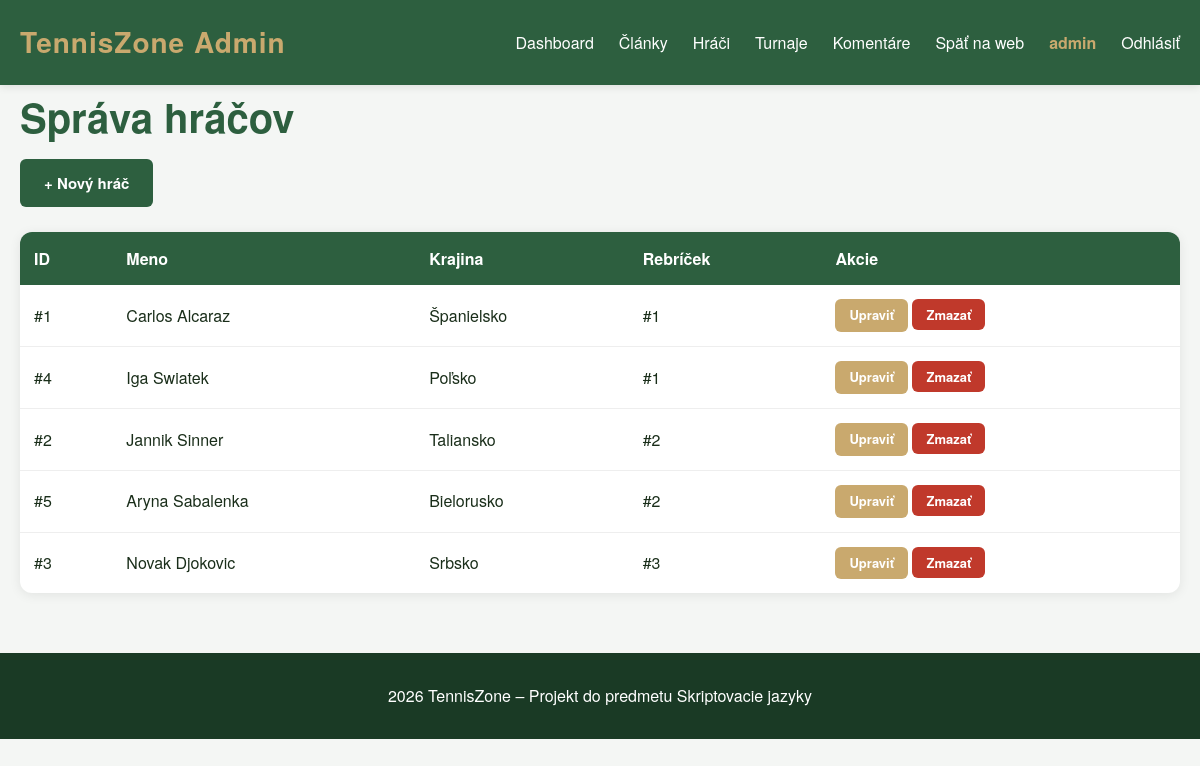
/public/templates/admin-players.php (signed in), run on the app's committed database.
### tables this page shows
CREATE TABLE IF NOT EXISTS players (
    id INT AUTO_INCREMENT PRIMARY KEY,
    name VARCHAR(100) NOT NULL,
    country VARCHAR(50),
    ranking INT,
    birth_date DATE,
    bio TEXT,
    image VARCHAR(255),
    created_at TIMESTAMP DEFAULT CURRENT_TIMESTAMP
);

### app/core/Database.php (called while the page is built)
<?php
class Database {
    private $host = 'localhost';
    private $dbname = 'tenniszone1';
    private $username = 'root';
    private $password = '';
    private PDO $connection;
    public function __construct() {
        try {
            $dsn = "mysql:host={$this->host};dbname={$this->dbname};charset=utf8mb4";
            $this->connection = new PDO($dsn, $this->username, $this->password);
            $this->connection->setAttribute(PDO::ATTR_ERRMODE, PDO::ERRMODE_EXCEPTION);
            $this->connection->setAttribute(PDO::ATTR_DEFAULT_FETCH_MODE, PDO::FETCH_OBJ);
        } catch (PDOException $e) {
            echo "Chyba pripojenia: " . $e->getMessage();
        }
    }
    public function getConnection() {
        return $this->connection;
    }
}

### app/models/Player.php (called while the page is built, shortened)
<?php
require_once __DIR__ . '/../core/Database.php';
class Player {
    private $db;
    public function __construct() {
        $database = new Database();
        $this->db = $database->getConnection();
    }
    public function all() {
        $sql = "SELECT * FROM players ORDER BY ranking ASC";
        $stmt = $this->db->query($sql);
        return $stmt->fetchAll();
    }
}

### public/templates/admin-players.php (the view, shortened to what this page needs)
<?php include __DIR__ . '/partials/header-admin.php'; ?>
<?php
require_once __DIR__ . '/../../app/models/Player.php';
$player = new Player();
$players = $player->all();
?>
<div class="admin-toolbar">
    <h1>Správa hráčov</h1>
    <a href="player-create.php" class="btn btn-add">+ Nový hráč</a>
</div>
<table>
    <thead>
        <tr>
            <th>ID</th>
            <th>Meno</th>
            <th>Krajina</th>
            <th>Rebríček</th>
            <th>Akcie</th>
        </tr>
    </thead>
    <tbody>
        <?php foreach ($players as $p): ?>
            <tr>
                <td>#<?php echo $p->id; ?></td>
                <td><?php echo htmlspecialchars($p->name ?? ''); ?></td>
                <td><?php echo htmlspecialchars($p->country ?? ''); ?></td>
                <td><?php echo $p->ranking ? '#' . $p->ranking : '-'; ?></td>
                <td>
                    <a href="player-edit.php?id=<?php echo $p->id; ?>" class="btn btn-edit">Upraviť</a>
                    <form method="POST" style="display:inline;" onsubmit="return confirm('Naozaj zmazať hráča?')">
                        <button type="submit" class="btn btn-delete">Zmazať</button>
                    </form>
                </td>
            </tr>
        <?php endforeach; ?>
    </tbody>
</table>
<?php include __DIR__ . '/partials/footer.php'; ?>

### public/assets/css/style.css (style rules this page uses)
* { box-sizing: border-box; margin: 0; padding: 0; }
body { font-family: 'Helvetica Neue', Arial, sans-serif; background: #f4f6f4; color: #1a2e1a; line-height: 1.6; }
h1 { font-size: 2.5rem; color: #2d5f3f; margin-bottom: 10px; }
form { background: white; padding: 30px; border-radius: 12px; box-shadow: 0 2px 12px rgba(0,0,0,0.08); max-width: 500px; margin: 30px auto; }
button { background: #2d5f3f; color: white; border: none; padding: 12px 24px; border-radius: 6px; font-size: 15px; font-weight: 600; cursor: pointer; transition: background 0.2s; }
table { width: 100%; border-collapse: collapse; background: white; border-radius: 12px; overflow: hidden; box-shadow: 0 2px 12px rgba(0,0,0,0.08); margin: 25px 0; }
table th { background: #2d5f3f; color: white; padding: 14px; text-align: left; font-weight: 600; }
table td { padding: 14px; border-bottom: 1px solid #eee; }
table tr:last-child td { border-bottom: none; }
table form { background: none; padding: 0; box-shadow: none; margin: 0; display: inline; }
table form button { padding: 6px 12px; font-size: 13px; background: #c0392b; }
.btn { display: inline-block; padding: 10px 20px; border-radius: 6px; font-weight: 600; text-decoration: none; border: none; cursor: pointer; font-size: 14px; transition: all 0.2s; font-family: inherit; }
.btn-add { background: #2d5f3f; color: white; padding: 12px 24px; font-size: 15px; }
.btn-edit { background: #c9a96e; color: white; padding: 6px 14px; font-size: 13px; }
.btn-delete { background: #c0392b; color: white; padding: 6px 14px; font-size: 13px; }

### data on the page
players: id "1", name "Carlos Alcaraz", country "Španielsko", ranking "1"
players: id "4", name "Iga Swiatek", country "Poľsko", ranking "1"
players: id "2", name "Jannik Sinner", country "Taliansko", ranking "2"
players: id "5", name "Aryna Sabalenka", country "Bielorusko", ranking "2"
players: id "3", name "Novak Djokovic", country "Srbsko", ranking "3"

### other printed values
$_SESSION['username'] "admin"
